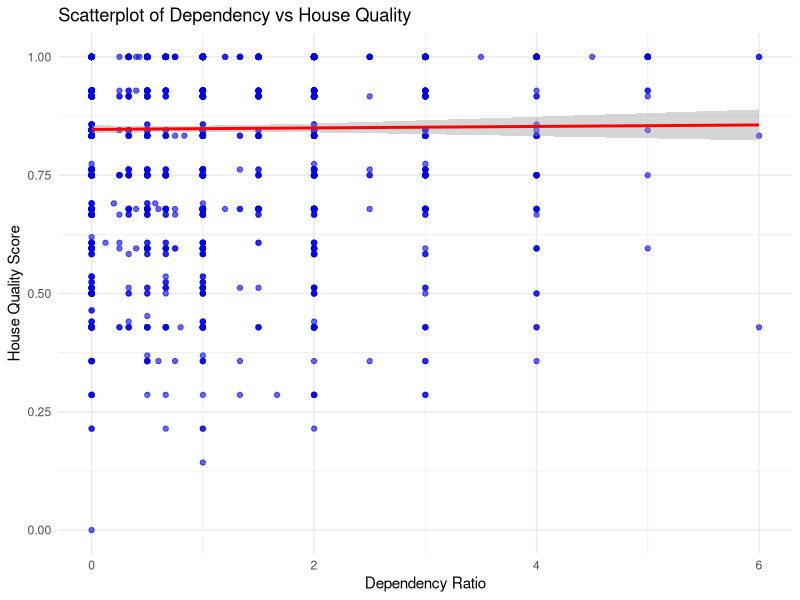
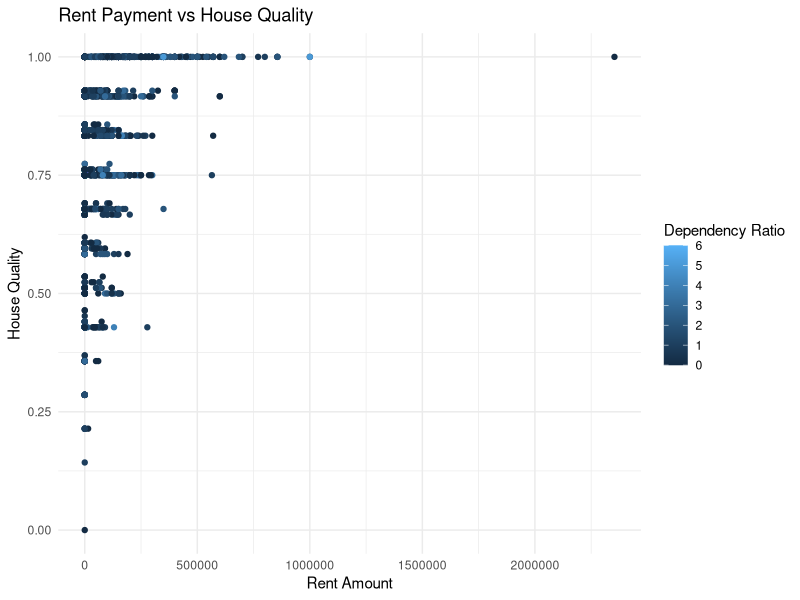

Write R code to recreate these figures, in order.
## ---- chunk 1
knitr::opts_chunk$set(echo = F, include = F, message = F)
library(tidyverse)
library(VGAM)
select = dplyr::select
## ---- chunk 2
data_cleaner = function(data){
  #remove redundant variables
  data = data %>% select(-c(SQBescolari, SQBage, SQBhogar_total, SQBedjefe,
                            SQBhogar_nin, SQBovercrowding, SQBdependency, SQBmeaned,
                            agesq))
  
  
  
  ### Fill NAs ###
  #colSums(is.na(data))
  
  #6405 v2a1: rent payment
  house_types = cbind(data$v2a1, data$tipovivi1, data$tipovivi2,
                      data$tipovivi3, data$tipovivi4, data$tipovivi5)
  
  colSums(is.na(as.data.frame(house_types) %>% filter(data$tipovivi5 == 1))) 
  #5600 tipovivi1: owned
  #153 tipovivi4: precarious
  #751 tipoivi5: assigned
  
  #assign 0 to NA in v2a1
  data$v2a1[is.na(data$v2a1)] = 0
  
  
  #v18q1 tablets owned:
  tabs = cbind(data$v18q, data$v18q1)
  # NA if zero, so replace with 0.
  data$v18q1[is.na(data$v18q1)] = 0
  
  
  #rez_esc: years behind in school
  school = as.data.frame(cbind(data$rez_esc, data$age))
  school_not_na = school %>% filter(!is.na(school$V1))
  #applies only to those in school (7-17)
  #fill with 0
  #in school binary
  data$in_school = as.numeric(!is.na(data$rez_esc))
  data$rez_esc[is.na(data$rez_esc)] = 0
  
  
  #meaneduc: avg edu for adults
  age18 = data %>% filter(age == 19 | age == 18)
  mean(na.omit(age18$meaneduc)) #13.66
  mean(na.omit(data$meaneduc)) #9.23
  #since small portion (5 obs), fill with mean for age (13.66)
  data$meaneduc[is.na(data$meaneduc)] = 13.66
  
  
  ### Standardize types ###
  #sapply(data, class) 
  
  #edjefe/edjefa
  #yes=1, no=0
  data$edjefa[data$edjefa == 'no'] = 0
  data$edjefa[data$edjefa == 'yes'] = 1
  data$edjefa = as.numeric(data$edjefa)
  
  data$edjefe[data$edjefe == 'no'] = 0
  data$edjefe[data$edjefe == 'yes'] = 1
  data$edjefe = as.numeric(data$edjefe)
  
  
  # #dependancy: (number of members of the household younger than 19 or older than 64)/(number of member of household between 19 and 64)         
  table(data$dependency)
  
  #calculate for missing vals (0 if none)
  dependency_calc = data %>%
    group_by(idhogar) %>%
    summarise(count_in_range = sum(age >= 19 & age <= 64),
              count_out_range = sum(!(age >= 19 & age <= 64)),
              ratio = ifelse(count_out_range == 0, 0, count_in_range / count_out_range))
  
  result = inner_join(data, dependency_calc, by = "idhogar")
  result = result %>% select(-c(count_in_range, count_out_range,dependency))
  result$dependency = result$ratio
  data = result %>% select(-c(ratio))
  
  
  
  ##### New Variables #####
  
  #new var for number of people in school by household
  school_count = data %>%
    group_by(idhogar) %>%
    summarise(school_count = sum(in_school == 1))
  
  data = inner_join(data, school_count, by = "idhogar")
  
  
  #count of children behind in school
  children_behind = data %>%
    group_by(idhogar) %>%
    summarise(children_behind = sum(rez_esc != 0))
  
  data = inner_join(data, children_behind, by = "idhogar")
  
  
  #count of disabled people in house
  disabled_count = data %>%
    group_by(idhogar) %>%
    summarise(dis_count = sum(dis == 1))
  
  data = inner_join(data, disabled_count, by = "idhogar")
  
  
  #has non-family in household binary
  non_fam = data %>%
    group_by(idhogar) %>%
    summarise(non_family = as.numeric(any(parentesco12 != 0)))
  
  data = inner_join(data, non_fam, by = "idhogar")
  
  
  #split ids
  numeric_data = data %>% select(-c(Id,idhogar,Target))
  
  #check correlations (spearman for nonlinear)
  # corrs = cor(numeric_data, method = 'spearman') %>%
  #           as.data.frame() %>%
  #           mutate(var1 = rownames(.)) %>%
  #           gather(var2, value, -var1) %>%
  #           arrange(desc(value)) %>%
  #           group_by(value) %>%
  #           filter(row_number()==1)
  # 
  # corrs = corrs[corrs$value >= .7 | corrs$value <= -.7,]
  
  #tamhog, tamviv, r4t3 basically same info
  # male/female, area1/area2, and abast... should be binary
  
  #remove more redundant data
  data = data %>% select(-c(female, area2, abastaguafuera, tamhog, tamviv, v18q,in_school))
  
  
  #which vars are not the same within households
  # independent_vars = data %>%
  #   group_by(idhogar) %>%
  #   summarize(across(everything(), ~ n_distinct(.) > 1)) %>%
  #   select(-idhogar) %>%
  #   summarize(across(everything(), any)) %>%
  #   pivot_longer(cols = everything(), names_to = "Column", values_to = "NotConstant") %>%
  #   filter(NotConstant) %>%
  #   pull(Column)
  # 
  # print(independent_vars)
  
  
  ##### Head of Household Data ####
  
  data_hh = data %>%
    filter(parentesco1 == 1) %>%
    select(-c(r4h1,r4h2,r4h3,r4m1,r4m2,r4m3,r4t2,r4t3,
              mobilephone,edjefe,edjefa,dis, #redundant
              parentesco1,parentesco2,parentesco3,parentesco4,parentesco5,
              parentesco6,parentesco7,parentesco8,parentesco9,parentesco10,
              parentesco11,parentesco12, #all are in parentesco1, so useless
              elimbasu5, estadocivil1, #all zero
              Id, idhogar
              ))
  
  #which(colSums(data_hh) == 0) #remove 0s
  
  ### House quality variable ###
  
  #pisonotiene: no floor
  #pareddes: waste walls
  #cielorazo=0: no ceiling
  #noelec
  #sanitario1: no toilet
  #energcocinar1: no kitchen
  #refrig=0: no refridgerator
  
  #epared1-3: wall quality
  #etecho1-3:roof quality
  #eviv: floor quality
  
  house_vars = data_hh %>%
    select(c(pisonotiene,pareddes,cielorazo,noelec,sanitario1,refrig,
             energcocinar1,epared1,epared2,epared3,etecho1,etecho2,
             etecho3,eviv1,eviv2,eviv3))
  
  #flip binary to make same as others
  house_vars$refrig = as.numeric(house_vars$refrig == 0)
  house_vars$cielorazo = as.numeric(house_vars$cielorazo == 0)
  
  #exterior vars
  house_vars$wall_qual = ifelse(house_vars$epared1 == 1, 0,
              ifelse(house_vars$epared2 == 1, .5,
              ifelse(house_vars$epared3 == 1, 1,999)))
  
  house_vars$roof_qual = ifelse(house_vars$etecho1 == 1, 0,
              ifelse(house_vars$etecho2 == 1, .5,
              ifelse(house_vars$etecho3 == 1, 1,999)))
  
  house_vars$floor_qual = ifelse(house_vars$eviv1 == 1, 0,
              ifelse(house_vars$eviv2 == 1, .5,
              ifelse(house_vars$eviv3 == 1, 1,999)))
  
  house_vars$exterior_qual = house_vars %>%
    select(roof_qual,wall_qual,floor_qual) %>%
    rowMeans()
  
  #interior vars
  house_vars$interior_qual = house_vars %>%
    select(pisonotiene,pareddes,cielorazo,noelec,sanitario1,energcocinar1,refrig) %>%
    rowMeans()
  
  house_vars$interior_qual = 1-house_vars$interior_qual
  
  
  house_vars = house_vars %>% select(-c(epared1,epared2,epared3,
                                        etecho1,etecho2,etecho3,
                                        eviv1,eviv2,eviv3))
  
  house_vars$house_qual = house_vars %>%
    select(interior_qual, exterior_qual) %>%
    rowMeans()
  
  #put back in full dataset
  data_hh$interior_qual = house_vars$interior_qual
  data_hh$exterior_qual = house_vars$exterior_qual
  data_hh$house_qual = house_vars$house_qual
  
  return(data_hh)
}

data = data_cleaner(read.csv('poverty.csv'))
test_data = data_cleaner(read.csv('poverty-test-blinded.csv')) #works on test data.
## ---- chunk 3
ggplot(data, aes(x = dependency, y = house_qual)) +
  geom_point(alpha = 0.6, color = "blue") + 
  geom_smooth(method = "lm", color = "red", se = TRUE) +
  labs(
    title = "Scatterplot of Dependency vs House Quality",
    x = "Dependency Ratio",
    y = "House Quality Score"
  ) +
  theme_minimal()
## ---- chunk 4
ggplot(aes(x = v2a1, y = house_qual, color = dependency), data = data) +
  geom_point() +
  labs(x = "Rent Amount", y = "House Quality", title = "Rent Payment vs House Quality", color = "Dependency Ratio") +
  theme_minimal()
## ---- chunk 5
library(nnet)
library(pROC)
library(caret)
library(glmnet)

#split train/test
set.seed(543)
train_ind = sample.int(dim(data)[1], dim(data)[1] * .7)
data_tr = data[train_ind,]
data_te = data[-train_ind,]

#base model (ignore ordering)
mod0 = multinom(Target~., data=data_tr)
probs = predict(mod0, data_te, type = "probs")
preds = predict(mod0, data_te, type = "class")

confusionMatrix(as.factor(preds), as.factor(data_te$Target)) #already decent
